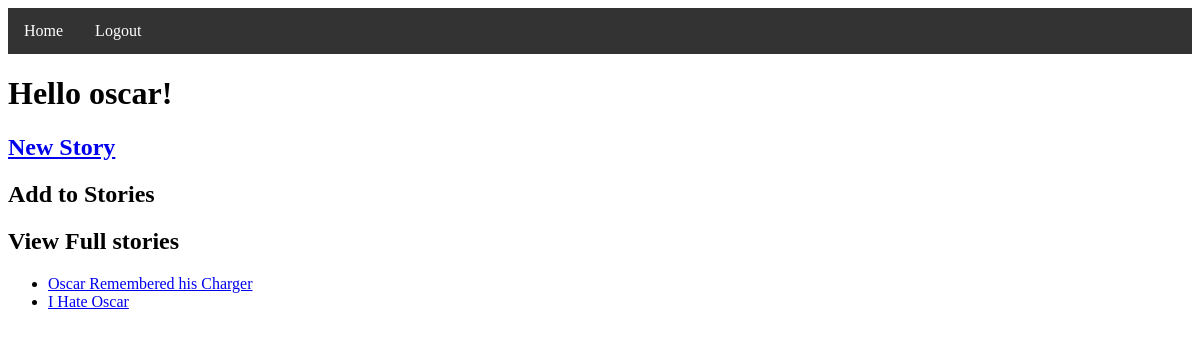
Page / (signed in) on the earlier database version.
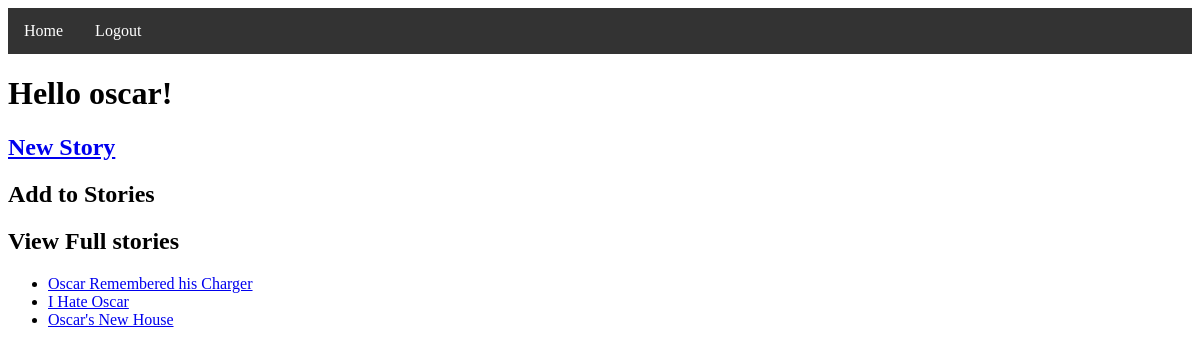
Same page on the later database version.
### tables this page shows
CREATE TABLE Users (ID INTEGER PRIMARY KEY AUTOINCREMENT, Username TEXT, Password TEXT);

CREATE TABLE Stories (ID INTEGER PRIMARY KEY AUTOINCREMENT, Title TEXT, FullStory TEXT, Latest_Update TEXT);

### __init__.py (the view)
@app.route('/', methods=['GET'])
def landing():
    if logged_in():
        username = session['username']
        viewable_stories, editable_stories = db_builder.split_viewable_stories(username)
        return render_template('index.html', logged_in=logged_in(), username=username,viewable=viewable_stories, edtiable=editable_stories)
    else:
        return render_template('intro.html')

### __init__.py (called while the page is built)
def logged_in():
    return session.get('username') is not None

### db_builder.py (called while the page is built)
def split_viewable_stories(username):
    db = sqlite3.connect(DB_FILE) #open if file exists, otherwise create
    c = db.cursor()               #facilitate db ops -- you will use cursor to trigger db events
    c.execute("SELECT ID FROM Stories")
    all_story_ids = set([entry[0] for entry in c.fetchall()])
    user_id = get_id(username)
    c.execute("SELECT StoryID FROM Contributions WHERE UserID=?", [user_id])
    contributed_story_id_set = set([entry[0] for entry in c.fetchall()])
    viewable_story_list = [(story_id, get_story_title_by_id(story_id)) for story_id in contributed_story_id_set]
    editable_story_list = [(story_id, get_story_title_by_id(story_id)) for story_id in all_story_ids.difference(contributed_story_id_set)]
    db.commit() #save changes
    db.close()  #close database
    return (viewable_story_list, editable_story_list)

def get_story_title_by_id(story_id):
    db = sqlite3.connect(DB_FILE)  # open if file exists, otherwise create
    c = db.cursor()
    c.execute("SELECT Title FROM Stories WHERE ID=?", [story_id])
    title = c.fetchone()[0]
    db.commit()
    db.close()
    return title

def get_id(username):
    db = sqlite3.connect(DB_FILE) #open if file exists, otherwise create
    c = db.cursor()               #facilitate db ops -- you will use cursor to trigger db events
    user_ID = None
    c.execute("SELECT ID FROM Users WHERE Username=?", [username])
    row = c.fetchone()
    if row is not None:
        user_ID = row[0]
    return user_ID

### templates/index.html (shortened to what this page needs)
<!DOCTYPE html>
<html lang="en" dir="ltr">
    <head>
        <link rel="stylesheet" href="{{ url_for('static', filename='styles/stylesheet.css') }}">
        <ul class="nav">
            {% if logged_in %}
                <li class="nav"><a class="nav" href="/">Home</a></li>
                <li class="nav"><a class="nav" href="/logout">Logout</a></li>
            {% else %}
                <li class="nav"><a class="nav" href="/">Home</a></li>
                <li class="nav"><a class="nav" href="/login">Login</a></li>
                <li class="nav"><a class="nav" href="/register">Register</a></li>
            {% endif %}
        </ul>
    </head>
    <body>
        <h1>Hello {{username}}!</h1>
        <h2><a href="/new">New Story</a></h2>
        <h2>Add to Stories</h2>
        <h2>View Full stories</h2>
        <ul class="story">
            {%for id, title in viewable%}
                <li class="story"><a class="story" href="/{{id}}">{{title}}</a></li>
            {%endfor%}
        </ul>
    </body>
</html>

### static/styles/stylesheet.css (style rules this page uses)
ul.nav { list-style-type: none; margin: 0; padding: 0; overflow: hidden; background-color: #333; }
li.nav { float: left; }
li a.nav { display: block; color: white; text-align: center; padding: 14px 16px; text-decoration: none; }

Differences in the rows shown:
added Stories: Title "Oscar's New House"
